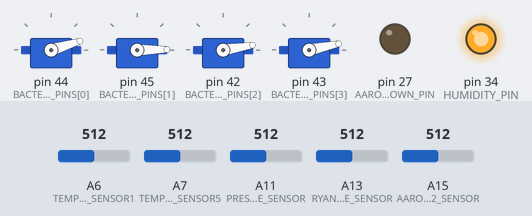
Bench run of a sketch on a simulated Arduino Mega 2560, built with avr-gcc and run on an emulated ATmega2560. Parts: 4 × servo, output pins drawn as LEDs (lit = HIGH). The inputs (shaded band) are chosen by the test bench; at power-on: A6 (TEMPERATURE_SENSOR1) = 512, A7 (TEMPERATURE_SENSOR5) = 512, A11 (PRESSURE_SENSOR) = 512, A13 (RYAN_GRAYSCALE_SENSOR) = 512, A15 (AARON_CO2_SENSOR) = 512. Storage starts empty.

Above: at 5.1 s.
Timing chart, 0 to 13.4 s (numbered marks = the images above):
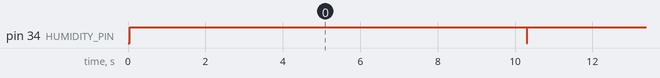

The sketch:

master_final.ino
```cpp
//#includes
#include <SPI.h>
#include <SD.h>
#include <math.h>
#include <Servo.h>

//Power and V-ref
const int V_REF = 5;
const int POWER = 5;

//Pin Assignments
const int CHIP_SELECT = 53; //done
const int PRESSURE_SENSOR = A11; //done
const int AARON_CO2_SENSOR = A15; //done
const int AARON_CUTDOWN_PIN = 27;  //done
const int RYAN_GRAYSCALE_SENSOR = A13; //done
const int BACTERIA_SERVO_PINS[] = {44, 45, 42, 43}; //done
const int HUMIDITY_PIN = 34; //done
const int TEMPERATURE_SENSOR1 = A6; //external temp in shade
const int TEMPERATURE_SENSOR5 = A7; //internal temp
const int T_SERIAL_PIN = 29;   //done

//Mina Pressure+Altitude Variables
const int SAFE_ALTITUDE_ARRAY_SIZE = 30;
float altitude = 0;
float safe_altitude = 0;
float last_few_altitudes[SAFE_ALTITUDE_ARRAY_SIZE];
int altitude_array_position = 0;

double BASE_PRESSURE = 101.89414; // in KPascal
double BASE_TEMPERATURE = 287.039; //in Kelvin

//Aaron Cutdown Variables
const unsigned long AARON_MIN_TIME = 6300000; // Wait at least 1hr 45min
const unsigned long AARON_MAX_TIME = 10800000; // MAX = 3 hours
const double AARON_MAX_TEMP = -25; // Celsius
const float AARON_SPACE_LAUNCH_HEIGHT = 24.384; // 24.384km = 80k ft

//Mina Temperature Variables
const int TEMPERATURE_SENSOR_1_R0 = 100;
const int TEMPERATURE_SENSOR_5_R0 = 100;

double safe_temperature = 0;

const int SAFE_TEMPERATURE_ARRAY_SIZE = 30;
float last_few_temperatures[SAFE_TEMPERATURE_ARRAY_SIZE];
int temperature_array_position = 0;

//Mina and Nolan Humidity Variables
unsigned long turnStart;
int turn;
unsigned int hum;
unsigned int temp;
int bitsRead;
double * tempHum = (double *) malloc(sizeof(double));
double * tempTemp = (double *) malloc(sizeof(double));

double humTemp;

//Nik and Ben Bacteria Variables
const unsigned long BACTERIA_OPEN_DURATION = 900000ul;
const float BACTERIA_COLLECTION_ALTITUDES[] = {2.45384, 7.3152, 12.1920, 17.0688};
const int BACTERIA_SERVO_CLOSED_POSITIONS[] = {17, 1, 9, 12};
const int BACTERIA_SERVO_OPEN_POSITIONS[] = {170, 170, 170, 170};
Servo bacteriaServos[4];
long bacteriaOpenStartTimes[] = {-1, -1, -1, -1};


//Aaron CO2 Variables
const float AARON_CO2_SLOPE = 2500;

//Nolan GPS Variables

//Radio and SD Variables
const int MAX_DATA_LOGS = 15;
String RADIO_HEADERS[] = { "t", "P", "A", "SA", "T1", "T2", "Ti", "ST", "CD","B", "HT", "H", "C", "L", "G"};
const String EMPTY_DATA = "-";
String writeBuffer[MAX_DATA_LOGS];
String STARTER = "qNB4";
String ENDER = "j5st";
const String GPS_ESCAPE_SEQUENCE = "GPGGA";
const unsigned long ERROR_CORRECTION_FNV_PRIME = 16777619ul;
const unsigned long ERROR_CORRECTION_OFFSET_BASIS = 2166136261ul;

void setup() {
  //Bacteria Setup
  for(int i = 0; i < 4; i++) {
    bacteriaServos[i].attach(BACTERIA_SERVO_PINS[i]);
    bacteriaServos[i].write(BACTERIA_SERVO_CLOSED_POSITIONS[i]);
  }

  //Chip Setup
  SD.begin(CHIP_SELECT);

  //Nolan Radio Setup
  Serial3.begin(4800); //radio
  digitalWrite(T_SERIAL_PIN, HIGH); //used to turn radio on/off

  //Nolan GPS Setup
  Serial1.begin(9600); //GPS

  //Mina Pressure+Altitude Setup
  initializeLastFewAltitudesArray();
  pinMode(PRESSURE_SENSOR, INPUT);

  //Aaron Cutdown Setup
  pinMode(AARON_CUTDOWN_PIN, OUTPUT);

  //Mina Temperature Setup
  initializeLastFewTemperaturesArray();
  pinMode(TEMPERATURE_SENSOR1, INPUT);
  pinMode(TEMPERATURE_SENSOR5, INPUT);

  //Aaron CO2 Setup

  //Mina and Nolan Humidity Setup

  //Nik and Ben Bacteria Setup

  //Chip Setup End
  writeToSDCard(concatenate(RADIO_HEADERS, MAX_DATA_LOGS));
  resetWriteBuffer();
}

void loop() {
  writeToSDCardAndRadio(String(millis()), 0);

  altitudeLoopStuff();

  temperatureLoopStuff();

  aaronCutDownLoop();

  bacteriaLoop();

  minaNolanHumidityLoopStuff();

  aaronCO2Loop();

  lightLoop();

  writeToSDCardAndRadio(getGPSData(), 14);

  //Flush
  flushWriteBuffer();
}


//RADIO AND SD CARD METHODS
void flushWriteBuffer() {
  writeToSDCard(concatenate(writeBuffer, MAX_DATA_LOGS));
  for(int i = 0; i < MAX_DATA_LOGS; i++) {
    if(writeBuffer[i] != EMPTY_DATA) {
      writeToRadio(RADIO_HEADERS[i] + ":" + writeBuffer[i]);
    }
  }
  resetWriteBuffer();
}

void resetWriteBuffer() {
  for(int i = 0; i < MAX_DATA_LOGS; i++) {
    writeBuffer[i] = EMPTY_DATA;
  }
}

void writeToSDCardAndRadio(String dataString, int pos) {
  writeBuffer[pos] = dataString;
}


void writeToRadio(String s) {
  digitalWrite(T_SERIAL_PIN, HIGH);
  delay(10);

  //int sLen = s.length();

//  // compute the hash of s
//  unsigned long hash = ERROR_CORRECTION_OFFSET_BASIS;
//  for(int i = 0; i < sLen; i++) {
//    hash ^= ((unsigned long) s.charAt(i));
//    hash *= ERROR_CORRECTION_FNV_PRIME;
//  }
//
//  // prepend the hash onto the string
//  for(int i = 4; i > 0; i--) {
//    s = String((char) (hash & 11111111ul)) + s;
//    hash >>= 8;
//  }

  // add the starter and ender
  s = STARTER + s + ENDER; // s is fully encoded


  Serial3.print(s);
  delay(100);
  digitalWrite(T_SERIAL_PIN, LOW);
  delay(600);
}

void writeToSDCard(String dataString) {
  File dataFile = SD.open("datalog.txt", FILE_WRITE);

  // if the file is available, write to it:
  if (dataFile) {
    dataFile.println(dataString);
    dataFile.close();
    // print to the serial port too:
  }
}

String concatenate(String input[], int len) {
  String ans = "";
  for(int i = 0; i < len - 1; i++) {
    ans = ans + input[i] + ",";
  }
  return ans + input[len - 1];
}

//GPS METHOD
/**
 * gets latitude, longitude and altitude of GPS. Values are combined
 * and stored in a single string of length 67.
 */
String getGPSData() {
  String GPSstr = "";
  int count = 0;
  boolean lineFound = false;
  if (Serial1.available()) {
    lineFound = true;
    char checkDollar = (char) Serial1.read();
    if (checkDollar == '$') {
      for (int i = 0 ; i < GPS_ESCAPE_SEQUENCE.length() ; i = i + 1) {
        while (!Serial1.available());
        char checkTemp = (char) Serial1.read();
        if (GPS_ESCAPE_SEQUENCE.charAt(count) == checkTemp) {
          count = count + 1;
        }
        else {
          lineFound = false;
          break;
        }
      }
    }
  }
  String GPSValCont = "";
  if (lineFound) {
    char nextVal;
    for (int j = 0 ; j < 67 ; j = j + 1) {
      delay(10);
      if (Serial1.available()) {
        nextVal = char(Serial1.read());
        if(nextVal == ',') {
          nextVal = ';';
        } else if(nextVal == '\n' || nextVal == '\r') {
          nextVal = '\\';
        }
        GPSValCont = GPSValCont + String(nextVal);
      }
    }
  }
  return GPSValCont;
}


//BACTERIA METHOD
void bacteriaLoop(){
  // checks each servo individually
  for(int i = 0; i < 4; i++) {
    if(bacteriaOpenStartTimes[i] == -1) {
      // plate has not been opened at all.
      if(safe_altitude >= BACTERIA_COLLECTION_ALTITUDES[i]) {
        // plate should now open

        // save current time
        bacteriaOpenStartTimes[i] = millis();
        // open the servo
        bacteriaServos[i].write(BACTERIA_SERVO_OPEN_POSITIONS[i]);
        // log that the plate was opened
        writeToSDCardAndRadio(String(i) + "O", 9);
      }
    } else if(bacteriaOpenStartTimes[i] > 0) {
      // plate already open
      if(bacteriaOpenStartTimes[i] + BACTERIA_OPEN_DURATION
                  <= millis()) {
        // notes that plate should now be closed forever
        bacteriaOpenStartTimes[i] = -2;
        // close the servo
        bacteriaServos[i].write(BACTERIA_SERVO_CLOSED_POSITIONS[i]);
        // log that the plate was closed
        writeToSDCardAndRadio(String(i) + "C", 9);
      }
    }
  }
}

//LIGHT METHOD
void lightLoop(){
  writeToSDCardAndRadio(String(analogRead(RYAN_GRAYSCALE_SENSOR)), 13);
}

//CO2 METHOD
void aaronCO2Loop() {
  float count;
  float voltage;
  float sensor_reading;

  count = analogRead(AARON_CO2_SENSOR);
  voltage = count / 1023 * 5.0;// convert from count to raw voltage
  sensor_reading = voltage * AARON_CO2_SLOPE;
  writeToSDCardAndRadio(String(sensor_reading), 12);
}

//HUMIDITY METHODS
void minaNolanHumidityLoopStuff(){
  readHumidity(tempHum, tempTemp);
  double actualHumidity = ((*tempHum)*2.268)-4.559;
  humTemp = *tempTemp;
  writeToSDCardAndRadio(String(*tempTemp), 10);
  writeToSDCardAndRadio(String(actualHumidity), 11);
}

void readHumidity(double * humAns, double * tempAns) {
  unsigned long maxTime = micros() + 1000000ul;
  jumpToTurn(0);
  while(true) {
    unsigned long current = micros();
    if(current - maxTime < 10000ul) { // should usually overflow, giving huge number, unless is over max
      jumpToTurn(7);
      *humAns = -1;
      *tempAns = -1;
    } else if(readHumidityHelper(current)) { // done reading, convert
      *humAns = ((double) (hum << 1)) / 20; // removes first bit, which appears to be noisy
      *tempAns = ((double)(temp << 1)) / 20; // removes sign bit
      if(temp >> 15 == 1) {
        *tempAns *= -1; // add sign bit correctly
      }
      break;
    }
  }

}

boolean readHumidityHelper(unsigned long microTime) { // must be called faster than every 10µs
  unsigned long relTime = microTime - turnStart;
  if(turn == 0 && relTime > 8000) { // host pulls low for 1-10ms (we'll do 8+)
    jumpToTurn(1);
  } else if(turn == 1 && relTime > 20) { // host pulls high for 20-40µs (we'll do 20
    jumpToTurn(2);
  } else if(turn == 2 && digitalRead(HUMIDITY_PIN) == HIGH) { // go until sensor says HIGH
    jumpToTurn(3);
  } else if(turn == 3 && digitalRead(HUMIDITY_PIN) == LOW) { // go until sensor says LOW
    jumpToTurn(4);
  } else if(turn == 4 && digitalRead(HUMIDITY_PIN) == HIGH) { // go until sensor says high
    jumpToTurn(5);
  } else if(turn == 5 && digitalRead(HUMIDITY_PIN) == LOW) { // significant bit until sensor says low
    if(bitsRead < 15) {
      hum <<= 1;
      if(relTime > 49) { // 0's are 26-28, 1's are ~70
        hum++; // 1
      }
    }
    if(bitsRead < 32) { // don't care about last 8 bits
      temp <<= 1;
      if(relTime > 49) { // 0's are 26-28, 1's are ~70
        temp++;
      }
    }
    bitsRead++;
    if(bitsRead < 40) {
      jumpToTurn(4);
    } else {
      jumpToTurn(6);
    }
  } else if(turn == 6 && digitalRead(HUMIDITY_PIN) == HIGH) { // go until sensor says high
    jumpToTurn(7);
  } else if(turn == 7) { // let other programs run
    return true; // exit
  }
  return false; // don't exit
}

void jumpToTurn(int now) {
  turn = now;
  turnStart = micros();
  if(turn == 0) {
    pinMode(HUMIDITY_PIN, OUTPUT);
    digitalWrite(HUMIDITY_PIN, LOW);
  } else if(turn == 1) {
    digitalWrite(HUMIDITY_PIN, HIGH);
  } else if(turn == 2) {
    pinMode(HUMIDITY_PIN, INPUT);
    // should read to check sensor, but won't
  } else if(turn == 3) {
    bitsRead = 0;
  } else if(turn == 7) {
    pinMode(HUMIDITY_PIN, OUTPUT);
    digitalWrite(HUMIDITY_PIN, HIGH);
  }
}

//CUTDOWN METHOD
void aaronCutDownLoop() {
  unsigned long current_time = millis();
  if (safe_altitude < AARON_SPACE_LAUNCH_HEIGHT || current_time < AARON_MIN_TIME)
  {
    // DO NOT CUT ANYTHING
    digitalWrite(AARON_CUTDOWN_PIN, LOW);
    writeToSDCardAndRadio("0", 8);
  }
  else if (current_time > AARON_MAX_TIME)
  {
    // CUT Down if balloon reaches MAX_TIME
    digitalWrite(AARON_CUTDOWN_PIN, HIGH);
    writeToSDCardAndRadio("1", 8);
  }
  else
  {
    if (safe_temperature < AARON_MAX_TEMP)
    {
      digitalWrite(AARON_CUTDOWN_PIN, HIGH);
      writeToSDCardAndRadio("1", 8);

    }
  }
}

//TEMPERATURE METHODS
void temperatureLoopStuff() {
  calculateSensor1Temperature();
  calculateSensor5Temperature();
  fillTemperaturesArray(temperature_array_position, humTemp);
  calculateSafeTemperature();
  temperature_array_position = (temperature_array_position + 1) % SAFE_TEMPERATURE_ARRAY_SIZE;
}

void initializeLastFewTemperaturesArray(){
  for (int i = 0; i < SAFE_TEMPERATURE_ARRAY_SIZE; i ++)
  {
    last_few_temperatures[i] = 40;
  }
}

void fillTemperaturesArray(int position, int currentTemperature){
  if (position < SAFE_TEMPERATURE_ARRAY_SIZE)
  {
      last_few_temperatures[position] = currentTemperature;
  }
}

void calculateSafeTemperature(){
  long biggest = -10000000;
  long secondBiggest = -10000000;

  for (int i = 0; i < SAFE_TEMPERATURE_ARRAY_SIZE; i ++){
      if (last_few_temperatures[i] == biggest){
        secondBiggest = biggest;
      }
      else if (last_few_temperatures[i] > biggest){
        secondBiggest = biggest;
        biggest = last_few_temperatures[i];
      }
      else if(last_few_temperatures[i] > secondBiggest){
        secondBiggest = last_few_temperatures[i];
      }
    }
   safe_temperature = secondBiggest;
   writeToSDCardAndRadio(String(safe_temperature), 7);
}

void calculateSensor1Temperature(){
  double arduino_reading_1 = analogRead(TEMPERATURE_SENSOR1);
  double arduino_voltage_1 = (arduino_reading_1 * V_REF)/1023;
  double temperature_measurement_1 = (-17.977 * arduino_voltage_1) + 28.902;
  writeToSDCardAndRadio(String(temperature_measurement_1), 4);
}


void calculateSensor5Temperature(){
    double arduino_reading_5 = analogRead(TEMPERATURE_SENSOR5);
    double arduino_voltage_5 = (arduino_reading_5 * V_REF) / 1023;
    double temperature_measurement_5 = (-15.49 * arduino_voltage_5) + 26.737;
    writeToSDCardAndRadio(String(temperature_measurement_5), 6);
}

//PRESSURE AND ALTITUDE METHODS
void altitudeLoopStuff() {
  calculateAltitude();    //call the method to assign actual altitude
  fillAltitudeArray(altitude_array_position, altitude);   //drop it into the array
  calculateSafeAltitude();   //call the method to assign safe altitude
  altitude_array_position = (altitude_array_position + 1) % SAFE_ALTITUDE_ARRAY_SIZE; //update array position
}

void initializeLastFewAltitudesArray(){
  for (int i = 0; i < SAFE_ALTITUDE_ARRAY_SIZE; i ++)
  {
    last_few_altitudes[i] = -1;
  }
}

void calculateAltitude(){
  float press_x_value = analogRead(PRESSURE_SENSOR);
  float pressure_value = ( (2.4941 * press_x_value) - 255.32 ) * 100;
  float pressure_in_kilo = pressure_value / 1000;

  if (pressure_in_kilo > 23){
     altitude = (   (BASE_TEMPERATURE * (pow(pressure_in_kilo/BASE_PRESSURE, 0.190255132132) - 1 ))/ -6.5);
  }
  else{
     altitude = (      (1.73 - log(pressure_in_kilo/22.65))/0.157 );
  }

  writeToSDCardAndRadio(String(pressure_in_kilo), 1);
  writeToSDCardAndRadio(String(altitude), 2);
}

void calculateSafeAltitude(){
  float smallest = 10000000;
  float secondSmallest = 10000000;

    for (int i = 0; i < SAFE_ALTITUDE_ARRAY_SIZE; i ++){
      if(last_few_altitudes[i] > 0) {
        if (last_few_altitudes[i] == smallest){
          secondSmallest = smallest;
        }
        else if (last_few_altitudes[i]< smallest){
          secondSmallest = smallest;
          smallest = last_few_altitudes[i];
        }
        else if(last_few_altitudes[i] < secondSmallest){
          secondSmallest = last_few_altitudes[i];
        }
      }
    }
   safe_altitude = ((secondSmallest == 10000000 ) ? -1 : secondSmallest);
   writeToSDCardAndRadio(String(safe_altitude), 3);

}

void fillAltitudeArray(int position, int currentAltitude){
  if (position < SAFE_ALTITUDE_ARRAY_SIZE)
  {
      last_few_altitudes[position] = currentAltitude;
  }
}
```

Measured:
- by itself, pin 34 (HUMIDITY_PIN): alternates HIGH for 10.3 s and LOW for 0.01 s
